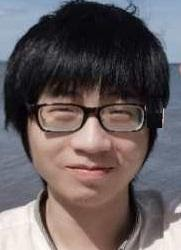
#> input picture _site/assets/img/teng.jpg, 181 x 250 px
$ python test.py
#> lines starting #> are read from the running program, lines starting #| are printed output that depends on the picture
import numpy as np
from PIL import Image, ImageDraw, ImageFont
import imageio

def add_noise(image, noise_level):
    # Convert the image to a numpy array
    image_array = np.array(image).astype(np.float32) / 255.0
    # Generate noise
    noise = np.random.uniform(-noise_level, noise_level, image_array.shape)
    # Add noise and clip the result to be between 0 and 1
    noisy_image_array = np.clip(image_array + noise, 0, 1)
    # Convert the array back to an image
    noisy_image = Image.fromarray((noisy_image_array * 255).astype(np.uint8))
    return noisy_image

def generate_noise_transition_gif(input_image_path, output_gif_path, num_frames=20):
    # Load the initial image
#> called with input_image_path = './teng.jpg', output_gif_path = 'teng.gif', num_frames = 30
    original_image = Image.open(input_image_path)
#> original_image is the input picture: PIL image 181x250 RGB; mean R, G, B 101.9, 92.7, 94.5

    frames = []

    # [7 lines of commented-out code are left out]
    for i in range(num_frames, -1, -1):
        noise_level = i / num_frames
        k = num_frames-i
        noisy_image =original_image
        for j in range(k):
            noisy_image = add_noise(noisy_image, noise_level)
        frames.append(noisy_image)
#> this loop made 31 passes
#> pass 2, in add_noise, `noisy_image_array = np.clip(image_array + noise, 0, 1)`:
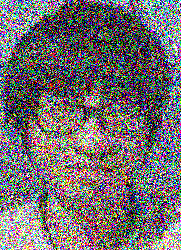
#> noisy_image_array: shape (250, 181, 3) float64; mean R, G, B 0.449, 0.427, 0.436
#> pass 3, in add_noise (call 2), `noisy_image_array = np.clip(image_array + noise, 0, 1)`:
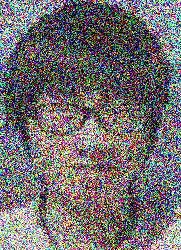
#> noisy_image_array: shape (250, 181, 3) float64; mean R, G, B 0.445, 0.427, 0.431
#> after the loop, frames = 31 items

    # Save frames as a GIF
    imageio.mimsave(output_gif_path, [np.array(frame) for frame in frames], duration=0.1)

# Example usage
generate_noise_transition_gif('./teng.jpg', 'teng.gif', num_frames=30)
